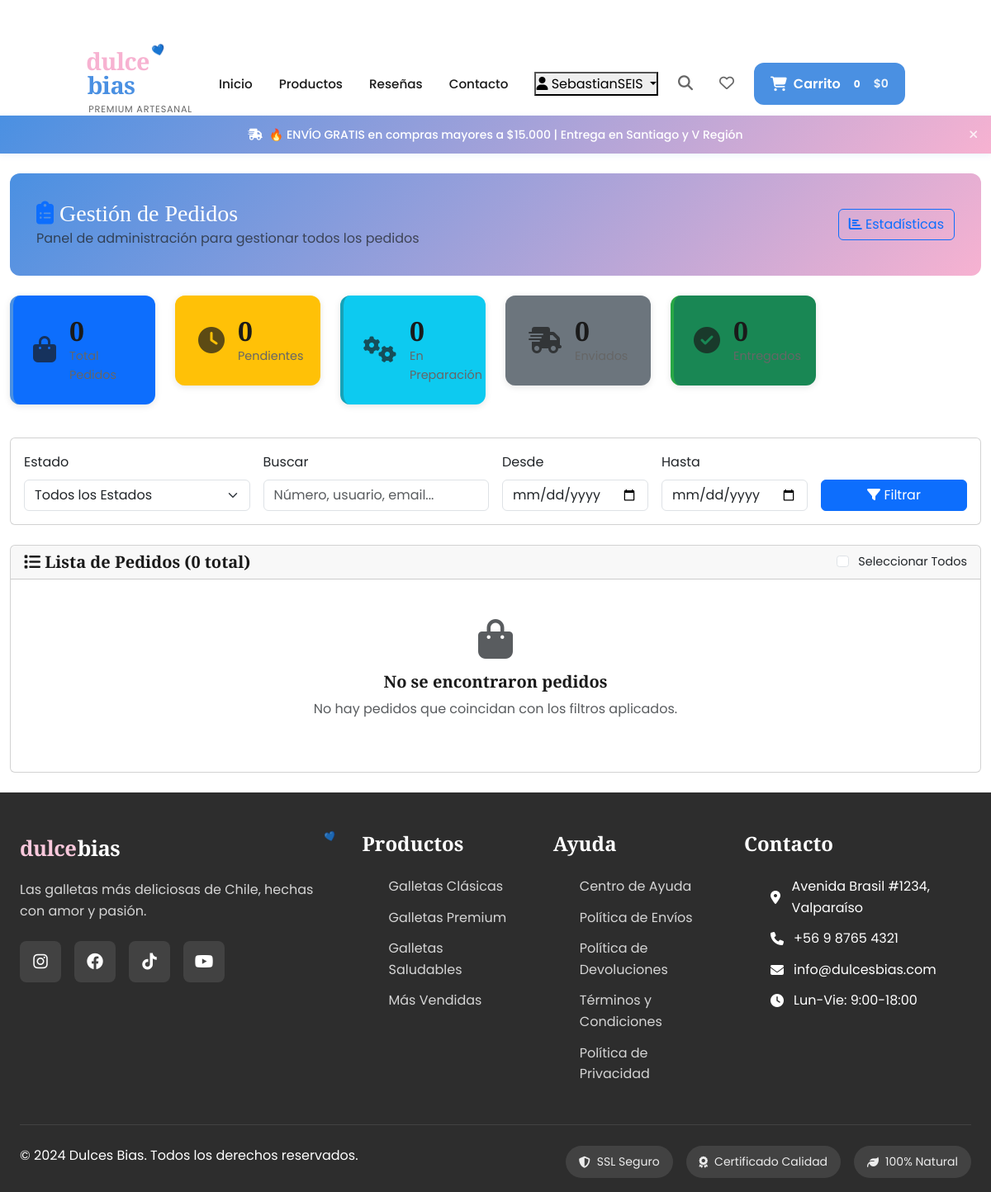
The app's page /orders/admin/ (signed in), older data.
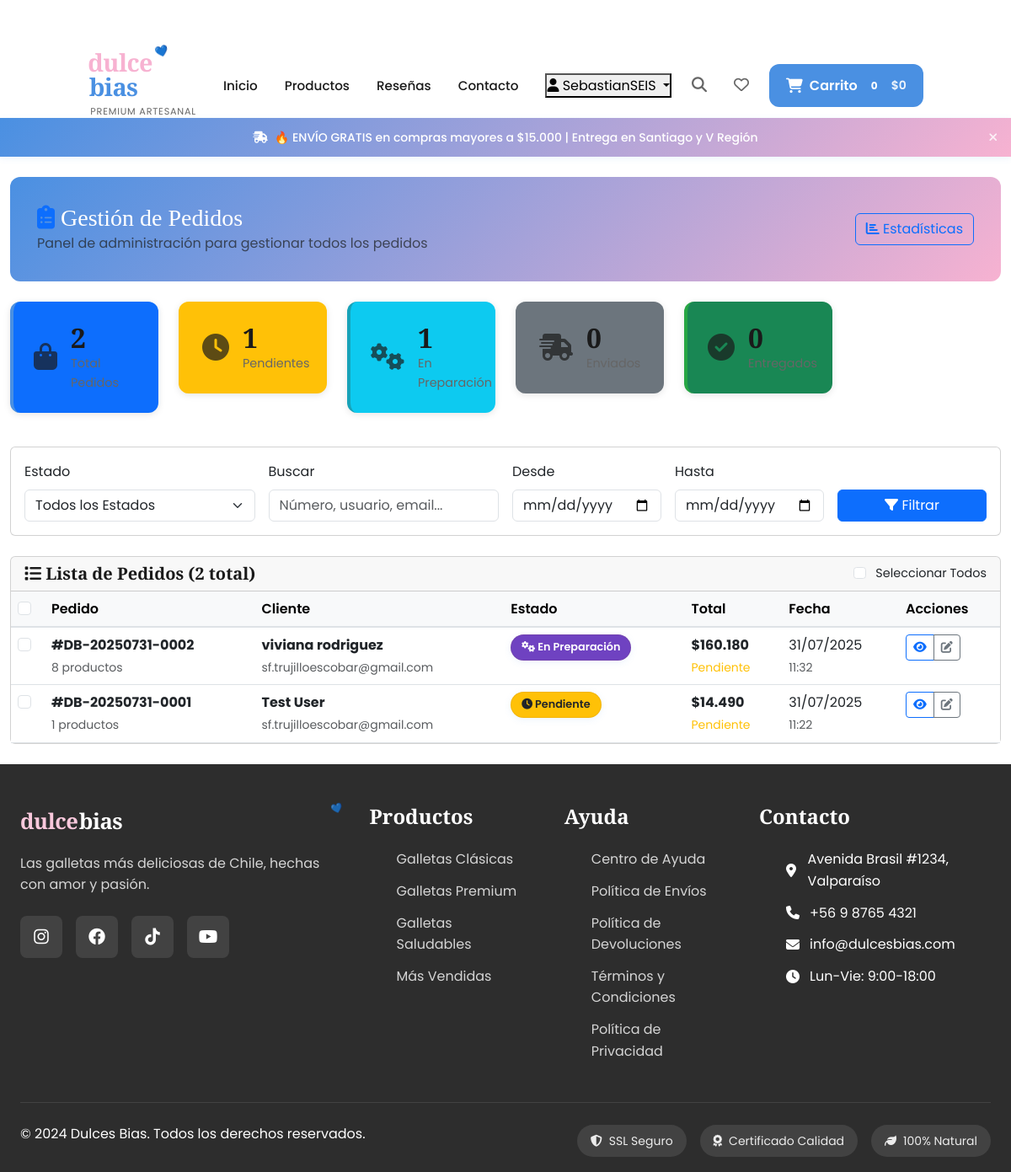
The same page, newer data.
### orders/models.py (models this page shows, shortened)
class Order(models.Model):
    STATUS_CHOICES = [
        ('pending', 'Pendiente'),
        ('confirmed', 'Confirmado'),
        ('processing', 'En Preparación'),
        ('shipped', 'Enviado'),
        ('delivered', 'Entregado'),
        ('cancelled', 'Cancelado'),
    ]
    PAYMENT_STATUS_CHOICES = [
        ('pending', 'Pendiente'),
        ('paid', 'Pagado'),
        ('failed', 'Fallido'),
        ('refunded', 'Reembolsado'),
    ]
    REGION_CHOICES = [
        ('rm', 'Región Metropolitana'),
        ('v', 'V Región - Valparaíso'),
        ('viii', 'VIII Región - Biobío'),
        ('iv', 'IV Región - Coquimbo'),
        ('other', 'Otra Región'),
    ]
    PAYMENT_METHOD_CHOICES = [
        ('webpay', 'Webpay Plus'),
        ('transfer', 'Transferencia Bancaria'),
        ('cash', 'Pago contra entrega'),
    ]
    order_number = models.CharField(max_length=20, unique=True, editable=False)
    user = models.ForeignKey(User, on_delete=models.CASCADE, related_name='orders')
    status = models.CharField(max_length=20, choices=STATUS_CHOICES, default='pending')
    payment_status = models.CharField(max_length=20, choices=PAYMENT_STATUS_CHOICES, default='pending')
    first_name = models.CharField(max_length=50)
    last_name = models.CharField(max_length=50)
    email = models.EmailField()
    phone = models.CharField(max_length=20)
    address = models.CharField(max_length=250)
    city = models.CharField(max_length=100)
    region = models.CharField(max_length=10, choices=REGION_CHOICES)
    postal_code = models.CharField(max_length=10, blank=True)
    payment_method = models.CharField(max_length=20, choices=PAYMENT_METHOD_CHOICES, default='webpay')
    subtotal = models.DecimalField(max_digits=10, decimal_places=0)
    shipping_cost = models.DecimalField(max_digits=10, decimal_places=0, default=0)
    total = models.DecimalField(max_digits=10, decimal_places=0)
    created_at = models.DateTimeField(auto_now_add=True)
    updated_at = models.DateTimeField(auto_now=True)
    shipped_at = models.DateTimeField(null=True, blank=True)
    delivered_at = models.DateTimeField(null=True, blank=True)
    notes = models.TextField(blank=True, help_text="Notas especiales para el pedido")
    tracking_number = models.CharField(max_length=100, blank=True)
    class Meta:
        ordering = ['-created_at']
        indexes = [
            models.Index(fields=['order_number']),
            models.Index(fields=['user', '-created_at']),
            models.Index(fields=['status']),
        ]
    @property
    def full_name(self):
        return f"{self.first_name} {self.last_name}"
    @property
    def formatted_total(self):
        return f"${int(self.total):,}".replace(',', '.')
    def get_total_items(self):
        return sum(item.quantity for item in self.items.all())

class OrderItem(models.Model):
    order = models.ForeignKey(Order, on_delete=models.CASCADE, related_name='items')
    product = models.ForeignKey(Product, on_delete=models.CASCADE)
    price = models.DecimalField(max_digits=10, decimal_places=0)  # Precio al momento de la compra
    quantity = models.PositiveIntegerField(default=1)

### orders/admin_views.py (the view, shortened to what this page needs)
# urls.py: path('', admin_views.OrderManagementView.as_view(), name='admin_management'),
class OrderManagementView(SuperuserRequiredMixin, ListView):
    model = Order
    template_name = 'orders/admin/order_management.html'
    context_object_name = 'orders'
    paginate_by = 20
    def get_queryset(self):
        queryset = Order.objects.select_related('user').prefetch_related('items__product')
        status_filter = self.request.GET.get('status')
        search_query = self.request.GET.get('search')
        date_from = self.request.GET.get('date_from')
        date_to = self.request.GET.get('date_to')
        if status_filter and status_filter != 'all':
            queryset = queryset.filter(status=status_filter)
        if date_from:
            queryset = queryset.filter(created_at__date__gte=date_from)
        if date_to:
            queryset = queryset.filter(created_at__date__lte=date_to)
        return queryset.order_by('-created_at')
    def get_context_data(self, **kwargs):
        context = super().get_context_data(**kwargs)
        context['stats'] = {
            'total_orders': Order.objects.count(),
            'pending_orders': Order.objects.filter(status='pending').count(),
            'processing_orders': Order.objects.filter(status='processing').count(),
            'shipped_orders': Order.objects.filter(status='shipped').count(),
            'delivered_orders': Order.objects.filter(status='delivered').count(),
        }
        context['current_filters'] = {
            'status': self.request.GET.get('status', 'all'),
            'search': self.request.GET.get('search', ''),
            'date_from': self.request.GET.get('date_from', ''),
            'date_to': self.request.GET.get('date_to', ''),
        }
        context['status_choices'] = Order.STATUS_CHOICES
        return context

### accounts/models.py (called while the page is built)
    @property
    def full_name(self):
        return f"{self.user.first_name} {self.user.last_name}".strip()

    @property
    def display_name(self):
        if self.full_name:
            return self.full_name
        return self.user.username

### cart/context_processors.py (called while the page is built, shortened)
def cart(request):
    if request.user.is_authenticated:
        cart_obj, created = Cart.objects.get_or_create(user=request.user)
        return {
            'cart': cart_obj,
            'cart_items_count': cart_obj.total_items,
            'cart_total': cart_obj.formatted_total_price,
        }

### cart/models.py (called while the page is built)
    @property
    def total_items(self):
        return sum(item.quantity for item in self.items.all())

    @property
    def total_price(self):
        return sum(item.get_total_price() for item in self.items.all())

    @property
    def formatted_total_price(self):
        total = self.total_price
        return f"${int(total):,}".replace(',', '.')

### orders/admin_views.py (called while the page is built)
    def test_func(self):
        return self.request.user.is_superuser

### templates/orders/admin/order_management.html (shortened to what the changed rows need)
{% extends 'base.html' %}
{% load static %}
{% block content %}
<div class="container-fluid py-4">
    <div class="admin-header mb-4">
        <div class="row align-items-center">
            <div class="col">
                <h1 class="h3 mb-0">
                    <i class="fas fa-clipboard-list text-primary"></i>
                    Gestión de Pedidos
                </h1>
            </div>
        </div>
    </div>
    <div class="row mb-4">
        <div class="col-md-2">
            <div class="stat-card bg-primary">
                <div class="stat-content">
                    <h3>{{ stats.total_orders }}</h3>
                    <p>Total Pedidos</p>
                </div>
            </div>
        </div>
        <div class="col-md-2">
            <div class="stat-card bg-warning">
                <div class="stat-content">
                    <h3>{{ stats.pending_orders }}</h3>
                    <p>Pendientes</p>
                </div>
            </div>
        </div>
        <div class="col-md-2">
            <div class="stat-card bg-info">
                <div class="stat-content">
                    <h3>{{ stats.processing_orders }}</h3>
                    <p>En Preparación</p>
                </div>
            </div>
        </div>
    </div>
    <div class="card">
        <div class="card-header">
            <div class="d-flex justify-content-between align-items-center">
                <h5 class="mb-0">
                    <i class="fas fa-list"></i>
                    Lista de Pedidos ({{ page_obj.paginator.count }} total)
                </h5>
                <div class="bulk-selection">
                    <input type="checkbox" id="select-all" class="form-check-input">
                    <label for="select-all" class="form-check-label ms-2">Seleccionar Todos</label>
                </div>
            </div>
        </div>
        <div class="card-body p-0">
            {% if orders %}
                <div class="table-responsive">
                    <table class="table table-hover mb-0">
                        <thead class="table-light">
                            <tr>
                                <th width="40px">
                                    <input type="checkbox" id="header-checkbox" class="form-check-input">
                                </th>
                                <th>Pedido</th>
                                <th>Cliente</th>
                                <th>Estado</th>
                                <th>Total</th>
                                <th>Fecha</th>
                                <th width="120px">Acciones</th>
                            </tr>
                        </thead>
                        <tbody>
                            {% for order in orders %}
                            <tr class="order-row" data-order-id="{{ order.id }}">
                                <td>
                                    <input type="checkbox" class="form-check-input order-checkbox"
                                           value="{{ order.id }}">
                                </td>
                                <td>
                                    <div class="order-info">
                                        <strong>#{{ order.order_number }}</strong>
                                        <br>
                                        <small class="text-muted">{{ order.get_total_items }} productos</small>
                                    </div>
                                </td>
                                <td>
                                    <div class="customer-info">
                                        <strong>{{ order.full_name }}</strong>
                                        <br>
                                        <small class="text-muted">{{ order.user.email }}</small>
                                    </div>
                                </td>
                                <td>
                                    <span class="badge status-badge status-{{ order.status }}">
                                        {% if order.status == 'pending' %}
                                            <i class="fas fa-clock"></i> Pendiente
                                        {% elif order.status == 'confirmed' %}
                                            <i class="fas fa-check"></i> Confirmado
                                        {% elif order.status == 'processing' %}
                                            <i class="fas fa-cogs"></i> En Preparación
                                        {% elif order.status == 'shipped' %}
                                            <i class="fas fa-shipping-fast"></i> Enviado
                                        {% elif order.status == 'delivered' %}
                                            <i class="fas fa-check-circle"></i> Entregado
                                        {% elif order.status == 'cancelled' %}
                                            <i class="fas fa-times"></i> Cancelado
                                        {% endif %}
                                    </span>
                                </td>
                                <td>
                                    <strong>{{ order.formatted_total }}</strong>
                                    {% if order.payment_status == 'paid' %}
                                        <br><small class="text-success">Pagado</small>
                                    {% else %}
                                        <br><small class="text-warning">{{ order.get_payment_status_display }}</small>
                                    {% endif %}
                                </td>
                                <td>
                                    <div class="date-info">
                                        {{ order.created_at|date:"d/m/Y" }}
                                        <br>
                                        <small class="text-muted">{{ order.created_at|time:"H:i" }}</small>
                                    </div>
                                </td>
                                <td>
                                    <div class="btn-group" role="group">
                                        <a href="{% url 'orders:admin_detail' order.order_number %}"
                                           class="btn btn-sm btn-outline-primary" title="Ver Detalle">
                                            <i class="fas fa-eye"></i>
                                        </a>
                                        <button class="btn btn-sm btn-outline-secondary quick-status-btn"
                                                data-order-id="{{ order.id }}"
                                                data-current-status="{{ order.status }}"
                                                title="Cambio Rápido">
                                            <i class="fas fa-edit"></i>
                                        </button>
                                    </div>
                                </td>
                            </tr>
                            {% endfor %}
                        </tbody>
                    </table>
                </div>
            {% else %}
                <div class="text-center py-5">
                    <i class="fas fa-shopping-bag fa-3x text-muted mb-3"></i>
                    <h5>No se encontraron pedidos</h5>
                    <p class="text-muted">No hay pedidos que coincidan con los filtros aplicados.</p>
                </div>
            {% endif %}
        </div>
    </div>
</div>
{% endblock %}

Row changes from the older to the newer data that the page shows:
added Order: order_number "DB-20250731-0002", get_total_items "8", full_name "viviana rodriguez", user.email "sf.trujilloescobar@gmail.com", status "processing" (drawn), formatted_total "$160.180", payment_status "Pendiente", created_at "31/07/2025", created_at "11:32"
added Order: order_number "DB-20250731-0001", get_total_items "1", full_name "Test User", user.email "sf.trujilloescobar@gmail.com", status "pending" (drawn), formatted_total "$14.490", payment_status "Pendiente", created_at "31/07/2025", created_at "11:22"
Text that changed along with them:
{{ stats.total_orders }}: "0" → "2"
{{ stats.pending_orders }}: "0" → "1"
{{ stats.processing_orders }}: "0" → "1"
{{ page_obj.paginator.count }}: "0" → "2"
form field value: (not shown) → "☐"
text no longer shown: "No se encontraron pedidos No hay pedidos que coincidan con los filtros aplicados."
text now shown: "Pedido Cliente Estado Total Fecha Acciones"
